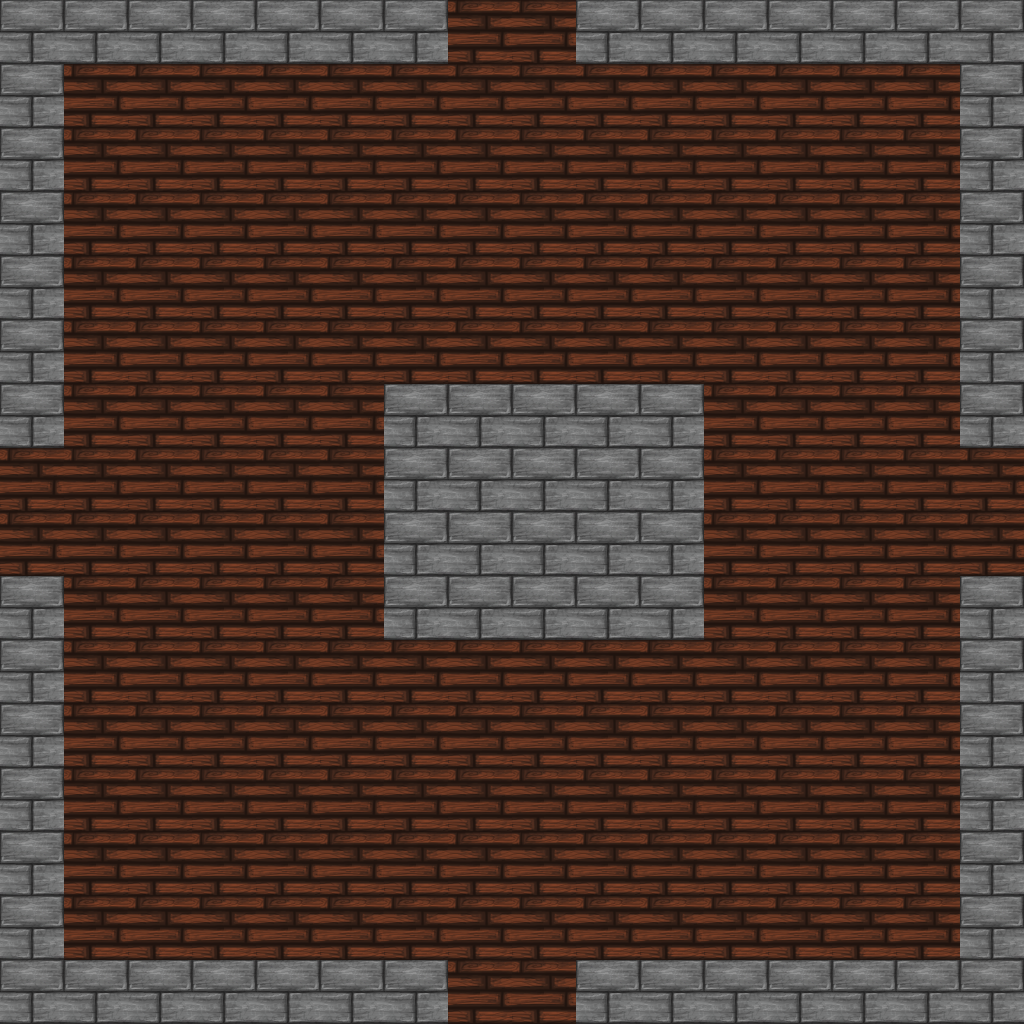

The image is a tile-based game level rendered from a .tmx file. Its description and source (layers, tilesets, objects; grid data summarised) follow:
An orthogonal 16x16 tile map with 64x64 px tiles, 2 tile layers (Ground, Walls), 4 tilesets and 28 objects (2x NORTH, 2x WEST, 2x SOUTH, 2x EAST, CENTER).

<map version="1.0" orientation="orthogonal" renderorder="right-down" width="16" height="16" tilewidth="64" tileheight="64">
 <properties>
  <property name="ExitPoints" value="NEWS" />
 </properties>
 <tileset firstgid="1" name="simpletiles" tilewidth="64" tileheight="64" spacing="1">
  <image source="tilesets/simpletiles.png" width="130" height="130" />
 </tileset>
 <tileset firstgid="5" name="cavefloor" tilewidth="64" tileheight="64">
  <image source="tilesets/cavefloor.png" width="196" height="196" />
 </tileset>
 <tileset firstgid="14" name="tiles64" tilewidth="64" tileheight="64">
  <image source="tilesets/tiles64.png" width="768" height="320" />
 </tileset>
 <tileset firstgid="74" name="tilesadds" tilewidth="64" tileheight="64">
  <image source="tilesets/tilesadds.png" width="128" height="64" />
 </tileset>
 <layer name="Ground" width="16" height="16">
  <data>[256 cells, 256 non-empty, 9 distinct tile ids]</data>
 </layer>
 <layer name="Walls" width="16" height="16">
  <data>[256 cells, 80 non-empty, 2 distinct tile ids]</data>
 </layer>
 <objectgroup name="collisionObjects" visible="0">
  <object x="0" y="0" width="448" height="64" />
  <object x="995" y="345" height="1" />
  <object x="960" y="64" width="64" height="384" />
  <object x="0" y="64" width="64" height="384" />
  <object x="0" y="576" width="64" height="384" />
  <object x="960" y="576" width="64" height="384" />
  <object x="576" y="0" width="448" height="64" />
  <object x="0" y="960" width="448" height="64" />
  <object x="576" y="960" width="448" height="64" />
  <object x="384" y="384" width="320" height="256" />
 </objectgroup>
 <objectgroup name="portalObjects">
  <object type="NORTH" x="448" y="0" width="128" height="64" />
  <object type="WEST" x="0" y="448" width="64" height="128" />
  <object type="SOUTH" x="448" y="960" width="128" height="64" />
  <object type="EAST" x="960" y="448" width="64" height="128" />
 </objectgroup>
 <objectgroup name="spawnPoints">
  <object type="WEST" x="130" y="514" />
  <object type="EAST" x="880" y="502" width="12" height="17" />
  <object type="SOUTH" x="514" y="935" />
  <object type="NORTH" x="509" y="131" />
  <object type="CENTER" x="544" y="339" />
  <object x="781" y="240" />
  <object x="265" y="247" />
  <object x="803" y="785" />
  <object x="536" y="831" />
  <object x="237" y="781" />
 </objectgroup>
 <objectgroup name="staticLights">
  <object x="707" y="383">
   <properties>
    <property name="BLUE" value="0" />
    <property name="GREEN" value="0" />
    <property name="LENGTH" value="2" />
    <property name="RED" value="255" />
   </properties>
  </object>
  <object x="376" y="380">
   <properties>
    <property name="BLUE" value="0" />
    <property name="GREEN" value="0" />
    <property name="LENGTH" value="2" />
    <property name="RED" value="255" />
   </properties>
  </object>
  <object x="375" y="640">
   <properties>
    <property name="BLUE" value="0" />
    <property name="GREEN" value="0" />
    <property name="LENGTH" value="2" />
    <property name="RED" value="255" />
   </properties>
  </object>
  <object x="700" y="647">
   <properties>
    <property name="BLUE" value="0" />
    <property name="GREEN" value="0" />
    <property name="LENGTH" value="2" />
    <property name="RED" value="255" />
   </properties>
  </object>
 </objectgroup>
</map>
